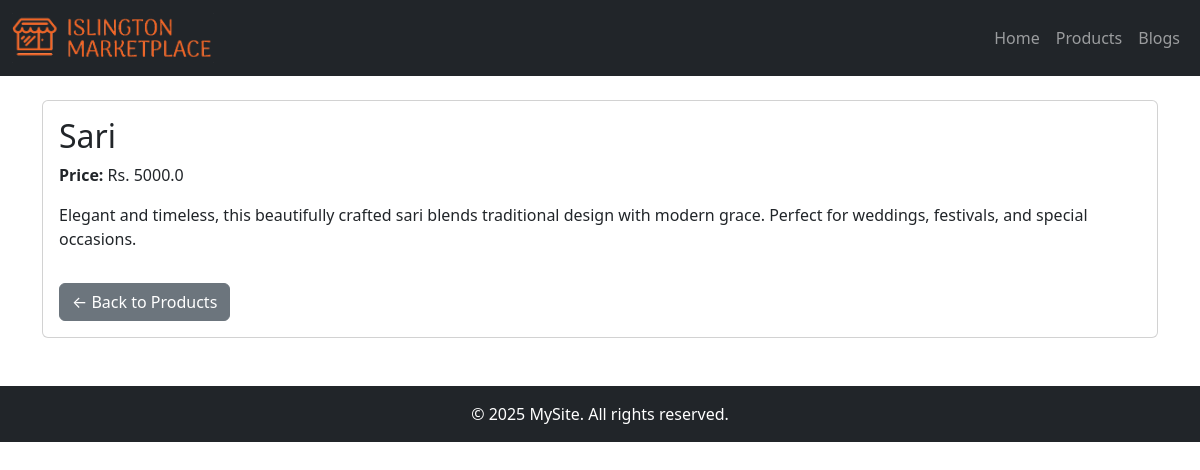
The page /products/1/ on the database its author committed.
### sitesetting/models.py (models this page shows, shortened)
class SiteSetting(models.Model):
    site_title = models.CharField(max_length=200, default="MarketPlace")
    meta_description = models.TextField(blank=True, null=True)
    meta_keywords = models.CharField(max_length=255, blank=True, null=True)
    logo = models.ImageField(upload_to="photos/logos/", blank=True, null=True)
    favicon = models.ImageField(upload_to="photos/favicons/", blank=True, null=True)
    class Meta:
        verbose_name = "Site Setting"
        verbose_name_plural = "Site Setting"

### products/models.py (models this page shows, shortened)
class Product(models.Model):
    name = models.CharField(max_length=100)
    price = models.FloatField()
    slug = models.SlugField(blank=True, null=True)
    description = models.TextField()
    stock = models.IntegerField(default=1)
    status = models.BooleanField(default=0)
    category = models.ForeignKey(Category, on_delete=models.CASCADE)
    created_at = models.DateTimeField(default=timezone.now)
    product_image = models.ImageField(upload_to='photos/products', blank=True)

### products/views.py (the view)
# urls.py: path('<int:id>/', views.product_detail, name='product_detail')
def product_detail(request, id):
   product = get_object_or_404(Product, id=id)
   return render(request, 'products/details1.html', {'product': product})

### pages/context_processors.py (called while the page is built)
def pages_links(request):
    pages = Page.objects.all()
    return {'pages': pages}

### sitesetting/context_processors.py (called while the page is built)
def site_settings(request):
    setting = SiteSetting.objects.first()
    return {'site_setting': setting}

### templates copy/products/details1.html
{% extends 'master/base1.html' %}
{% block content %}
<div class="card">
  <div class="card-body">
    <h2>{{ product.name }}</h2>
    <p><strong>Price:</strong> Rs. {{ product.price }}</p>
    <p>{{ product.description }}</p>
    <a href="{% url 'products' %}" class="btn btn-secondary mt-3">← Back to Products</a>
  </div>
</div>
{% endblock %}

### templates copy/includes/header1.html (shortened to what this page needs)
{% load static %}
<nav class="navbar navbar-expand-lg navbar-dark bg-dark">
  <div class="container-fluid">
    <a class="navbar-brand" href="{% url 'home' %}">
      {% if site_setting.logo %}
        <img src="{{ site_setting.logo.url }}" alt="logo"
        style="max-height: 50px; width: auto;" class="d-inline-block align-middle">
      {% endif %}
    </a>
    <div class="collapse navbar-collapse" id="navbarNav">
      <ul class="navbar-nav ms-auto">
        <li class="nav-item">
          <a class="nav-link" href="{% url 'home' %}">Home</a>
        </li>
        <li class="nav-item">
          <a class="nav-link" href="{% url 'products' %}">Products</a>
        </li>
        <li class="nav-item">
          <a class="nav-link" href="{% url 'blog_list' %}">Blogs</a>
        </li>
      </ul>
    </div>
  </div>
</nav>

### rows shown on the page
SiteSetting: logo (picture)
Product: name "Sari", price "5000.0", description "Elegant and timeless, this beautifully crafted sari blends traditional design with modern grace. Perfect for weddings, festivals, and special occasions."
